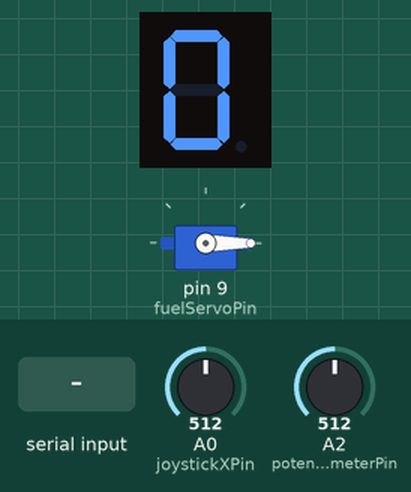
Recording of a sketch running on a simulated Arduino Uno, built with avr-gcc and run on an emulated ATmega328P. Shown: 1-digit seven-segment display, servo. Wiring (inferred from the names in the program): 1-digit 7-segment display, segments lit when HIGH: segments pin 2, pin 3, pin 4, pin 5, pin 6, pin 7, pin 8. The inputs (shaded band) are chosen by the test bench; at power-on: A0 (joystickXPin) = 512, A2 (potentiometerPin) = 512. The segment pins are drawn as the display they are named for; what the sketch prints to the serial monitor is not drawn.

Above: at 1.2 s.
1.3 s: "F:90\n" received over Serial
At 2.4 s:
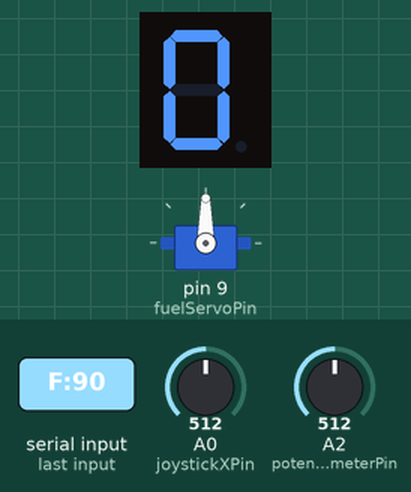
2.8 s: "P:90\n" received over Serial
At 3.4 s:
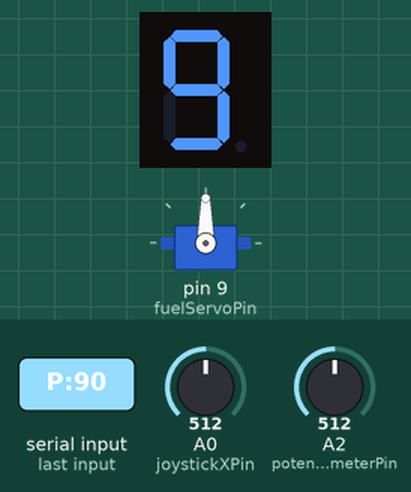
Timing chart, 0 to 5.8 s (numbered marks = the images above; inputs shaded):
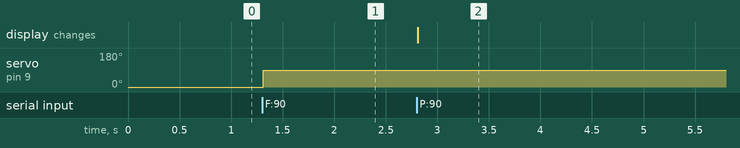

The sketch:

ArduinoControll.ino
```cpp
#include <Servo.h>

const int joystickXPin = A0;
const int potentiometerPin = A2;
const int fuelServoPin = 9;
const int baudRate = 9600;
const int sendDelayMs = 20;

const int displaySegmentA = 2; // display pin 7
const int displaySegmentB = 3; // display pin 6
const int displaySegmentC = 4; // display pin 4
const int displaySegmentD = 5; // display pin 2
const int displaySegmentE = 6; // display pin 1
const int displaySegmentF = 7; // display pin 9
const int displaySegmentG = 8; // display pin 10

Servo fuelServo;
String serialCommand = "";

void setup()
{
    Serial.begin(baudRate);
    fuelServo.attach(fuelServoPin);
    fuelServo.write(0);

    pinMode(displaySegmentA, OUTPUT);
    pinMode(displaySegmentB, OUTPUT);
    pinMode(displaySegmentC, OUTPUT);
    pinMode(displaySegmentD, OUTPUT);
    pinMode(displaySegmentE, OUTPUT);
    pinMode(displaySegmentF, OUTPUT);
    pinMode(displaySegmentG, OUTPUT);
    showPackageCount(0);
}

void loop()
{
    int joystickX = analogRead(joystickXPin);
    int potentiometerRaw = analogRead(potentiometerPin);
    int joystickMapped = map(joystickX, 0, 1023, -100, 100);
    int potentiometerMapped = map(potentiometerRaw, 0, 1023, -100, 100);

    Serial.print(joystickMapped);
    Serial.print(",");
    Serial.println(potentiometerMapped);

    readFuelServoOutput();
    delay(sendDelayMs);
}

void readFuelServoOutput()
{
    while (Serial.available() > 0)
    {
        char character = Serial.read();

        if (character == '\n')
        {
            handleSerialCommand(serialCommand);
            serialCommand = "";
            continue;
        }

        if (character != '\r')
            serialCommand += character;
    }
}

void handleSerialCommand(String command)
{
    command.trim();

    if (command.startsWith("P:"))
    {
        showPackageCount(command.substring(2).toInt());
        return;
    }

    if (!command.startsWith("F:"))
        return;

    int angle = command.substring(2).toInt();
    int constrainedAngle = constrain(angle, 0, 180);
    fuelServo.write(constrainedAngle);
    Serial.print("S:");
    Serial.println(constrainedAngle);
}

void showPackageCount(int packagesLeft)
{
    int number = constrain(packagesLeft, 0, 9);

    switch (number)
    {
        case 0: showSegments(1, 1, 1, 1, 1, 1, 0); break;
        case 1: showSegments(0, 1, 1, 0, 0, 0, 0); break;
        case 2: showSegments(1, 1, 0, 1, 1, 0, 1); break;
        case 3: showSegments(1, 1, 1, 1, 0, 0, 1); break;
        case 4: showSegments(0, 1, 1, 0, 0, 1, 1); break;
        case 5: showSegments(1, 0, 1, 1, 0, 1, 1); break;
        case 6: showSegments(1, 0, 1, 1, 1, 1, 1); break;
        case 7: showSegments(1, 1, 1, 0, 0, 0, 0); break;
        case 8: showSegments(1, 1, 1, 1, 1, 1, 1); break;
        case 9: showSegments(1, 1, 1, 1, 0, 1, 1); break;
    }
}

void showSegments(int a, int b, int c, int d, int e, int f, int g)
{
    digitalWrite(displaySegmentA, a);
    digitalWrite(displaySegmentB, b);
    digitalWrite(displaySegmentC, c);
    digitalWrite(displaySegmentD, d);
    digitalWrite(displaySegmentE, e);
    digitalWrite(displaySegmentF, f);
    digitalWrite(displaySegmentG, g);
}
```

Measured:
- after the input at 1.3 s, servo on pin 9 (fuelServoPin): 0° → 90° at once
- after the input at 2.8 s, the display: changes at once (image 2)
